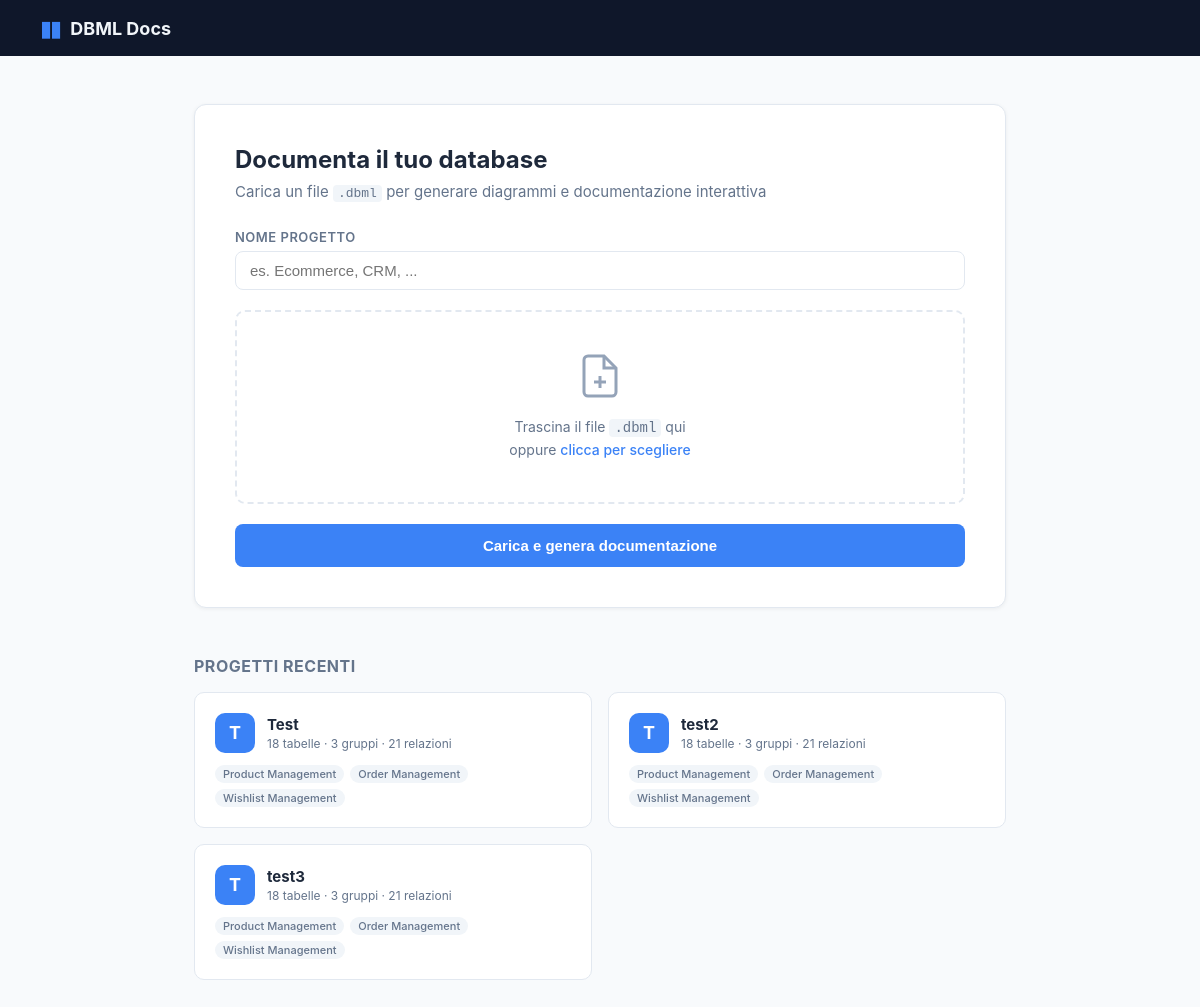
The page / on the database its author committed.
### models.py (models this page shows)
class Project(Base):
    __tablename__ = "projects"
    id:              Mapped[str]            = mapped_column(String(16), primary_key=True)
    name:            Mapped[str]            = mapped_column(String(255), nullable=False)
    tables_data:     Mapped[str]            = mapped_column(Text, default="{}")
    groups_data:     Mapped[str]            = mapped_column(Text, default="{}")
    refs_data:       Mapped[str]            = mapped_column(Text, default="[]")
    ungrouped_data:  Mapped[str]            = mapped_column(Text, default="[]")
    saved_positions: Mapped[str]            = mapped_column(Text, default="{}")
    notes_data:      Mapped[str]            = mapped_column(Text, default="[]")   # post-it notes
    markdown_notes:  Mapped[Optional[str]]  = mapped_column(Text, default="")
    created_at:      Mapped[Optional[datetime]] = mapped_column(
        DateTime, server_default=func.now()
    )

### main.py (the view)
@app.get("/", response_class=HTMLResponse)
async def index(request: Request, db: Session = Depends(get_db)):
    projects = [_to_dict(p) for p in db.query(Project).order_by(Project.name).all()]
    return templates.TemplateResponse("index.html", {
        "request": request, "projects": projects,
    })

### templates/index.html (shortened to what this page needs)
<!DOCTYPE html>
<html lang="it">
<head>
  <link rel="stylesheet" href="/static/css/style.css" />
</head>
<body class="index-page">
  <div class="index-header">
    <div class="logo">
      <span class="logo-icon">&#9646;&#9646;</span>
      <span class="logo-text">DBML Docs</span>
    </div>
  </div>
  <div class="index-body">
    <div class="upload-card">
      <h1>Documenta il tuo database</h1>
      <p class="subtitle">Carica un file <code>.dbml</code> per generare diagrammi e documentazione interattiva</p>
      <form action="/upload" method="post" enctype="multipart/form-data" id="uploadForm">
        <div class="form-group">
          <label for="name">Nome progetto</label>
          <input type="text" id="name" name="name" placeholder="es. Ecommerce, CRM, ..." required />
        </div>
        <div class="drop-zone" id="dropZone">
          <div class="drop-zone-inner">
            <svg width="48" height="48" viewBox="0 0 24 24" fill="none" stroke="currentColor" stroke-width="1.5">
              <path d="M14 2H6a2 2 0 0 0-2 2v16a2 2 0 0 0 2 2h12a2 2 0 0 0 2-2V8z"/>
              <polyline points="14 2 14 8 20 8"/>
              <line x1="12" y1="18" x2="12" y2="12"/>
              <line x1="9" y1="15" x2="15" y2="15"/>
            </svg>
            <p id="dropText">Trascina il file <code>.dbml</code> qui<br/>oppure <span class="link-text">clicca per scegliere</span></p>
          </div>
        </div>
        <button type="submit" class="btn btn-primary btn-block">Carica e genera documentazione</button>
      </form>
    </div>
    {% if projects %}
    <div class="projects-section">
      <h2>Progetti recenti</h2>
      <div class="projects-grid">
        {% for p in projects %}
        <a href="/project/{{ p.id }}" class="project-card">
          <div class="project-card-header">
            <div class="project-icon">{{ p.name[0] | upper }}</div>
            <div class="project-meta">
              <div class="project-name">{{ p.name }}</div>
              <div class="project-stats">
                {{ p.tables | length }} tabelle &middot;
                {{ p.groups | length }} gruppi &middot;
                {{ p.refs | length }} relazioni
              </div>
            </div>
          </div>
          <div class="project-groups">
            {% for g in p.groups %}
            <span class="group-tag">{{ g }}</span>
            {% endfor %}
          </div>
        </a>
        {% endfor %}
      </div>
    </div>
    {% endif %}
  </div>
</body>
</html>

### static/css/style.css (style rules this page uses)
*, *::before, *::after { box-sizing: border-box; margin: 0; padding: 0; }
:root { --sidebar-w: 272px; --sidebar-bg: #0f172a; --sidebar-border: #1e293b; --sidebar-text: #94a3b8; --sidebar-text-bright: #e2e8f0; --sidebar-hover: #1e293b; --sidebar-active: #1e3a5f; --canvas-bg: #f1f5f9; --card-bg: #ffffff; --card-border: #e2e8f0; --card-shadow: 0 2px 8px rgba(0,0,0,.08); --card-shadow-active: 0 0 0 2px #3b82f6, 0 4px 16px rgba(59,130,246,.2); --accent: #3b82f6; --text: #1e293b; --text-muted: #64748b; --border: #e2e8f0; --toolbar-h: 48px; --font: -apple-system, BlinkMacSystemFont, 'Segoe UI', Roboto, sans-serif; }
body { font-family: var(--font); color: var(--text); background: #fff; }
a { text-decoration: none; color: inherit; }
code { font-family: 'SFMono-Regular', Consolas, monospace; }
.index-page { background: #f8fafc; min-height: 100vh; }
.index-header { background: var(--sidebar-bg); padding: 0 40px; height: 56px; display: flex; align-items: center; }
.logo { display: flex; align-items: center; gap: 10px; }
.logo-icon { color: #3b82f6; font-size: 22px; letter-spacing: -2px; }
.logo-text { color: #f1f5f9; font-size: 18px; font-weight: 700; }
.index-body { max-width: 860px; margin: 0 auto; padding: 48px 24px 80px; }
.upload-card { background: #fff; border: 1px solid var(--border); border-radius: 12px; padding: 40px; box-shadow: 0 1px 4px rgba(0,0,0,.06); }
.upload-card h1 { font-size: 24px; font-weight: 700; color: var(--text); }
.subtitle { margin-top: 8px; color: var(--text-muted); font-size: 15px; }
.subtitle code { background: #f1f5f9; padding: 1px 5px; border-radius: 4px; font-size: 13px; }
.form-group { margin-top: 28px; }
.form-group label { display: block; font-size: 13px; font-weight: 600; color: var(--text-muted); margin-bottom: 6px; text-transform: uppercase; letter-spacing: .5px; }
.form-group input[type="text"] { width: 100%; padding: 10px 14px; border: 1.5px solid var(--border); border-radius: 8px; font-size: 15px; color: var(--text); outline: none; transition: border-color .15s; }
.drop-zone { position: relative; margin-top: 20px; border: 2px dashed var(--border); border-radius: 10px; cursor: pointer; transition: border-color .15s, background .15s; }
.drop-zone-inner { padding: 40px 24px; text-align: center; color: var(--text-muted); pointer-events: none; }
.drop-zone-inner svg { color: #94a3b8; margin-bottom: 12px; }
.drop-zone-inner p { font-size: 14px; line-height: 1.6; }
.drop-zone-inner code { background: #f1f5f9; padding: 1px 5px; border-radius: 4px; }
.link-text { color: var(--accent); font-weight: 500; }
.btn { display: inline-flex; align-items: center; gap: 6px; padding: 10px 20px; border-radius: 8px; font-size: 14px; font-weight: 600; cursor: pointer; border: none; transition: opacity .15s; }
.btn-primary { background: var(--accent); color: #fff; }
.btn-block { width: 100%; justify-content: center; margin-top: 20px; padding: 13px; font-size: 15px; }
.projects-section { margin-top: 48px; }
.projects-section h2 { font-size: 16px; font-weight: 700; color: var(--text-muted); margin-bottom: 16px; text-transform: uppercase; letter-spacing: .5px; }
.projects-grid { display: grid; grid-template-columns: repeat(auto-fill, minmax(280px, 1fr)); gap: 16px; }
.project-card { background: #fff; border: 1px solid var(--border); border-radius: 10px; padding: 20px; transition: box-shadow .15s, border-color .15s; display: block; }
.project-card-header { display: flex; align-items: center; gap: 12px; }
.project-icon { width: 40px; height: 40px; border-radius: 10px; background: var(--accent); color: #fff; display: flex; align-items: center; justify-content: center; font-size: 18px; font-weight: 700; flex-shrink: 0; }
.project-name { font-weight: 700; font-size: 15px; }
.project-stats { font-size: 12px; color: var(--text-muted); margin-top: 2px; }
.project-groups { margin-top: 12px; display: flex; flex-wrap: wrap; gap: 6px; }
.group-tag { font-size: 11px; padding: 2px 8px; border-radius: 99px; background: #f1f5f9; color: var(--text-muted); font-weight: 500; }

### rows shown on the page
Project: name "T", name "Test", tables|length "18", groups|length "3", refs|length "21", groups "Product Management" "Order Management" "Wishlist Management"
Project: name "T", name "test2", tables|length "18", groups|length "3", refs|length "21", groups "Product Management" "Order Management" "Wishlist Management"
Project: name "T", name "test3", tables|length "18", groups|length "3", refs|length "21", groups "Product Management" "Order Management" "Wishlist Management"
